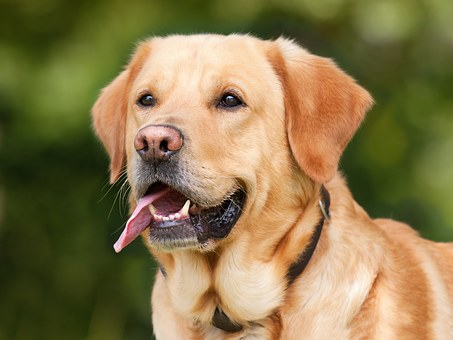
#> input picture dog.jpg, 453 x 340 px
$ jupyter execute 'EXTRACTING EDGES.ipynb'   (shell and % lines are left out)
#> lines starting #> are read from the running program, lines starting #| are printed output that depends on the picture
## EXTRACTING EDGES

    Here we will be seeing how we can extract the edges form and object using various filters

### `IMPORTING LIBRARIES`

[cell 1]
import skimage
from skimage.io import imread, imshow, imsave
from skimage.color import rgb2gray, rgba2rgb
from skimage.filters import prewitt_h, prewitt_v, sobel_h, sobel_v
import numpy as np
import matplotlib.pyplot as plt

import warnings
warnings.filterwarnings('ignore')

[cell 2]
print('Skimage Version:', skimage.__version__)

<br>

### `LOADING IMAGE`

[cell 3]
image = imread('dog.jpg', as_gray = True)
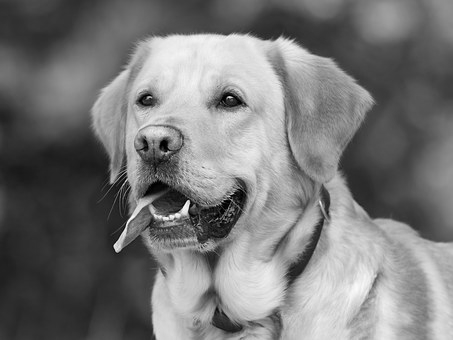
#> image: shape (340, 453) float64; min 0.000565, max 0.993, mean 0.471
print("Shape of image: {}".format(image.shape))
#| Shape of image: (340, 453)
imshow(image)

<br>

### `APPLYING KERNELS / FILTERS - SOBEL & PREWITT`

[cell 4]
# Capturing features along horizontal axis

edges_sobel_horizontal   = sobel_h(image)
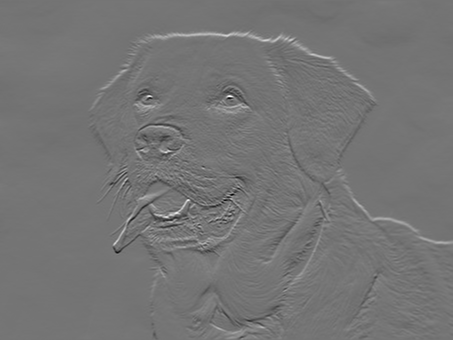
#> edges_sobel_horizontal: shape (340, 453) float64; min -0.709, max 0.838, mean 0.00106; drawn with min black and max white
edges_prewitt_horizontal = prewitt_h(image)

[cell 5]
plt.figure(figsize = (20, 6))

plt.subplot(1,2,1)
imshow(edges_sobel_horizontal, cmap = 'gray')

plt.subplot(1,2,2)
imshow(edges_prewitt_horizontal, cmap = 'gray')
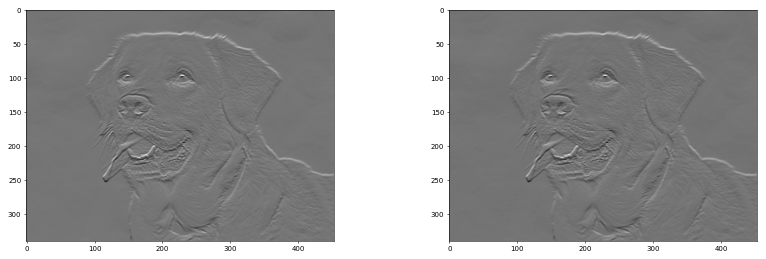
#> figure drawn by matplotlib, 2 panels

    As we can see in sobel_h filter, it is highlighting the horizontal axis eg. head, which is not the case in sobel_v.

[cell 6]
# Capturing features along vertical axis

edges_sobel_vertical   = sobel_v(image)
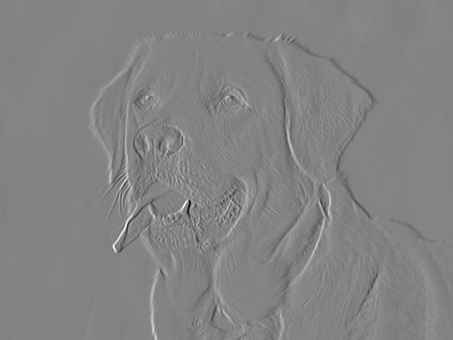
#> edges_sobel_vertical: shape (340, 453) float64; min -0.896, max 0.842, mean 0.00136; drawn with min black and max white
edges_prewitt_vertical = prewitt_v(image)

[cell 7]
plt.figure(figsize = (20, 6))

plt.subplot(1,2,1)
imshow(edges_sobel_vertical, cmap = 'gray')

plt.subplot(1,2,2)
imshow(edges_prewitt_vertical, cmap = 'gray')
